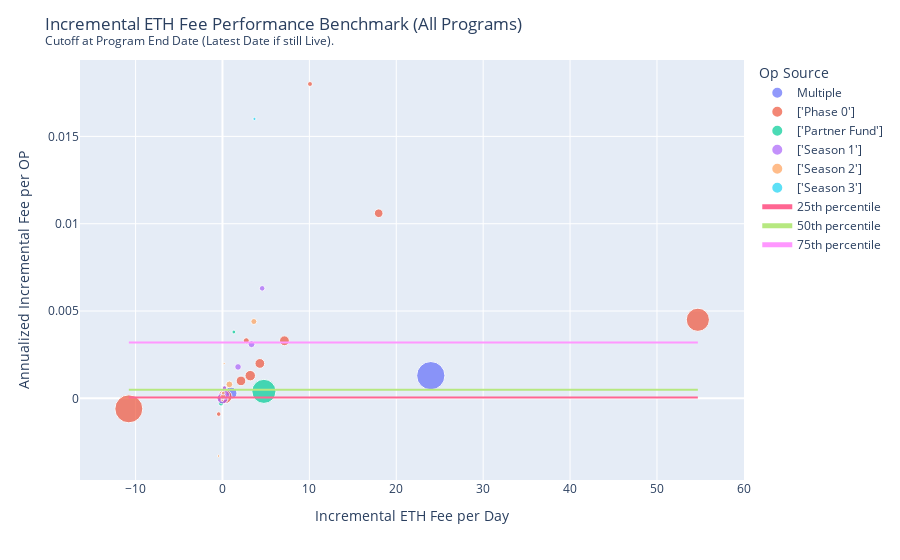

The notebook cell saved with this chart:
### Markdown cell above
### Fee Benchmark

### Code cell
layout_settings = {
    "title": "Incremental ETH Fee Performance Benchmark (All Programs) <br><sup>Cutoff at Program End Date (Latest Date if still Live).</sup>",
    "xaxis_title": "Incremental ETH Fee per Day",
    "yaxis_title": "Annualized Incremental Fee per OP",
    "legend_title": "Op Source",
}

df = cleanup_data(
    subset=[
        "op_deployed",
        "incremental_gas_fee_eth_per_day",
        "incremental_gas_fee_eth_annualized_per_op",
    ]
)

plot_benchmark(
    df,
    x="incremental_gas_fee_eth_per_day",
    y="incremental_gas_fee_eth_annualized_per_op",
    size="op_deployed",
    layout_settings=layout_settings,
)

### Figure 1 — Plotly figure (JSON) as saved in the notebook; plotly's stock layout.template omitted (floating-point values rounded to 4 significant figures)
{"data": [{"hovertemplate": "<b>%{hovertext}</b><br><br>op_source_map=Multiple<br>incremental_gas_fee_eth_per_day=%{x}<br>incremental_gas_fee_eth_annualized_per_op=%{y}<br>op_deployed=%{marker.size}<extra></extra>", "hovertext": ["Velodrome", "Thales", "PoolTogether"], "legendgroup": "Multiple", "marker": {"color": "#636efa", "size": [6654000.0, 1241000.0, 897039], "sizemode": "area", "sizeref": 16640.0, "symbol": "circle"}, "mode": "markers", "name": "Multiple", "orientation": "v", "showlegend": true, "type": "scatter", "x": [23.97, 0.9665, 0.1142], "xaxis": "x", "y": [0.0013, 0.0003, 0], "yaxis": "y"}, {"hovertemplate": "<b>%{hovertext}</b><br><br>op_source_map=['Phase 0']<br>incremental_gas_fee_eth_per_day=%{x}<br>incremental_gas_fee_eth_annualized_per_op=%{y}<br>op_deployed=%{marker.size}<extra></extra>", "hovertext": ["Perpetual Protocol", "Rubicon", "Layer2DAO", "Stargate Finance", "Lyra", "WePiggy", "Kwenta", "Celer", "Slingshot", "Synthetix", "Pika Protocol", "1inch", "Aelin", "Polynomial Protocol", "Hop Protocol", "Uniswap", "Clipper"], "legendgroup": "['Phase 0']", "marker": {"color": "#EF553B", "size": [6514000.0, 793900.0, 699700.0, 619700.0, 1613000.0, 300000.0, 911571, 220001, 134336, 4469000.0, 776728, 300000, 900000.0, 378600.0, 204700.0, 800000.0, 177934], "sizemode": "area", "sizeref": 16640.0, "symbol": "circle"}, "mode": "markers", "name": "['Phase 0']", "orientation": "v", "showlegend": true, "type": "scatter", "x": [-10.78, 4.301, 0.194, 17.98, 0.2982, 0.08456, 3.195, 0.1538, 0.2081, 54.7, 2.131, 2.74, 0.03342, 0.053, 10.07, 7.13, -0.4318], "xaxis": "x", "y": [-0.0006, 0.002, 0.0001, 0.0106, 0.0001, 0.0001, 0.0013, 0.0003, 0.0006, 0.0045, 0.001, 0.0033, 0, 0.0001, 0.018, 0.0033, -0.0009], "yaxis": "y"}, {"hovertemplate": "<b>%{hovertext}</b><br><br>op_source_map=['Partner Fund']<br>incremental_gas_fee_eth_per_day=%{x}<br>incremental_gas_fee_eth_annualized_per_op=%{y}<br>op_deployed=%{marker.size}<extra></extra>", "hovertext": ["Aave", "Arrakis Finance", "Gamma", "Lido", "Quests on Coinbase Wallet"], "legendgroup": "['Partner Fund']", "marker": {"color": "#00cc96", "size": [4827000.0, 204200.0, 0, 124875, 0], "sizemode": "area", "sizeref": 16640.0, "symbol": "circle"}, "mode": "markers", "name": "['Partner Fund']", "orientation": "v", "showlegend": true, "type": "scatter", "x": [4.767, -0.168, 1.009, 1.315, 0.1164], "xaxis": "x", "y": [0.0004, -0.0003, null, 0.0038, null], "yaxis": "y"}, {"hovertemplate": "<b>%{hovertext}</b><br><br>op_source_map=['Season 1']<br>incremental_gas_fee_eth_per_day=%{x}<br>incremental_gas_fee_eth_annualized_per_op=%{y}<br>op_deployed=%{marker.size}<extra></extra>", "hovertext": ["Pickle Finance", "Beefy Finance", "XToken", "Beethoven X", "Hundred Finance", "dForce", "WardenSwap", "Mean Finance", "QiDao"], "legendgroup": "['Season 1']", "marker": {"color": "#ab63fa", "size": [92600, 364000.0, 1010000.0, 262700.0, 161300.0, 592100.0, 10000, 34650.0, 397100.0], "sizemode": "area", "sizeref": 16640.0, "symbol": "circle"}, "mode": "markers", "name": "['Season 1']", "orientation": "v", "showlegend": true, "type": "scatter", "x": [0.1282, 1.79, 0.01109, 4.569, 0.2437, 0.3263, 0.0006326, -0.01223, 3.345], "xaxis": "x", "y": [0.0005, 0.0018, 0, 0.0063, 0.0006, 0.0002, 0, -0.0001, 0.0031], "yaxis": "y"}, {"hovertemplate": "<b>%{hovertext}</b><br><br>op_source_map=['Season 2']<br>incremental_gas_fee_eth_per_day=%{x}<br>incremental_gas_fee_eth_annualized_per_op=%{y}<br>op_deployed=%{marker.size}<extra></extra>", "hovertext": ["OptiChads", "Revert Finance", "dHedge", "Alchemix", "Rainbow", "Sushi", "Yearn"], "legendgroup": "['Season 2']", "marker": {"color": "#FFA15A", "size": [62930.0, 240800.0, 380900.0, 36930.0, 114900.0, 50000.0, 300000], "sizemode": "area", "sizeref": 16640.0, "symbol": "circle"}, "mode": "markers", "name": "['Season 2']", "orientation": "v", "showlegend": true, "type": "scatter", "x": [-0.01963, 0.05936, 0.7938, 0.1977, 0.08842, -0.4492, 3.614], "xaxis": "x", "y": [-0.0001, 0.0001, 0.0008, 0.002, 0.0003, -0.0033, 0.0044], "yaxis": "y"}, {"hovertemplate": "<b>%{hovertext}</b><br><br>op_source_map=['Season 3']<br>incremental_gas_fee_eth_per_day=%{x}<br>incremental_gas_fee_eth_annualized_per_op=%{y}<br>op_deployed=%{marker.size}<extra></extra>", "hovertext": ["Geo Web", "Rabbithole"], "legendgroup": "['Season 3']", "marker": {"color": "#19d3f3", "size": [21490.0, 84100.0], "sizemode": "area", "sizeref": 16640.0, "symbol": "circle"}, "mode": "markers", "name": "['Season 3']", "orientation": "v", "showlegend": true, "type": "scatter", "x": [0.00109, 3.682], "xaxis": "x", "y": [0, 0.016], "yaxis": "y"}, {"mode": "lines", "name": "25th percentile", "type": "scatter", "x": [-10.78, 54.7], "y": [5e-05, 5e-05]}, {"mode": "lines", "name": "50th percentile", "type": "scatter", "x": [-10.78, 54.7], "y": [0.0005, 0.0005]}, {"mode": "lines", "name": "75th percentile", "type": "scatter", "x": [-10.78, 54.7], "y": [0.0032, 0.0032]}], "layout": {"legend": {"itemsizing": "constant", "title": {"text": "Op Source"}, "tracegroupgap": 0}, "margin": {"t": 60}, "title": {"text": "Incremental ETH Fee Performance Benchmark (All Programs) <br><sup>Cutoff at Program End Date (Latest Date if still Live).</sup>"}, "xaxis": {"anchor": "y", "domain": [0, 1], "title": {"text": "Incremental ETH Fee per Day"}}, "yaxis": {"anchor": "x", "domain": [0, 1], "title": {"text": "Annualized Incremental Fee per OP"}}}}
